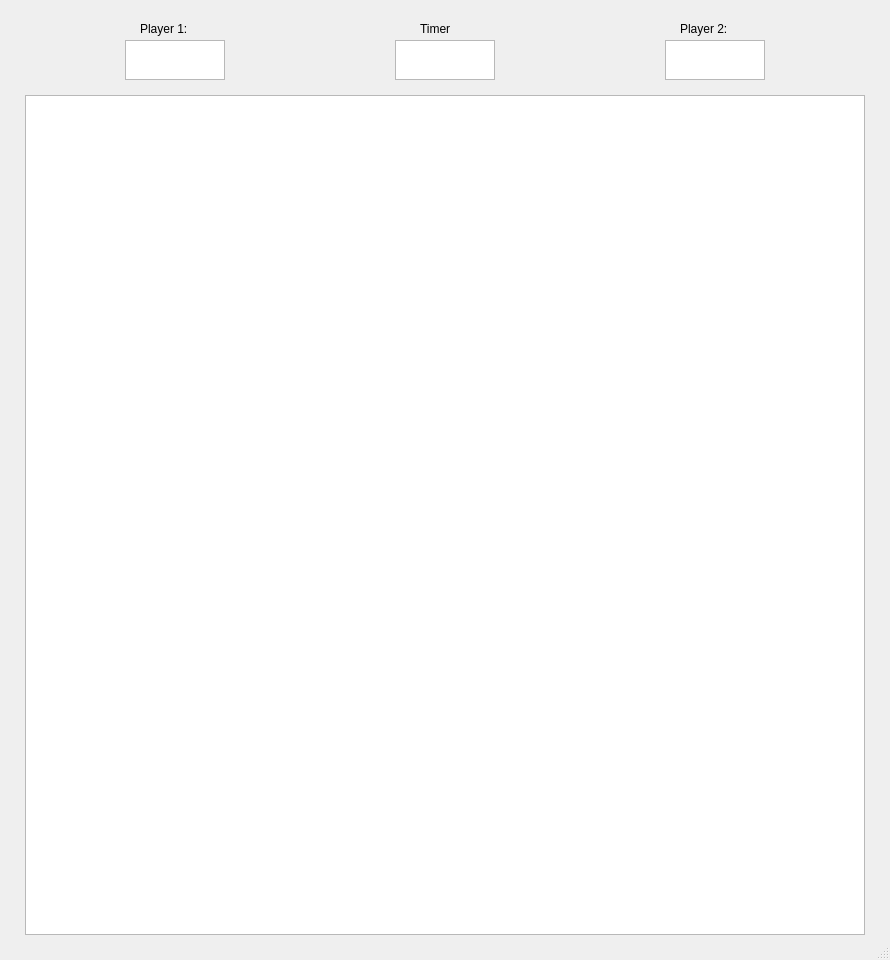
<?xml version="1.0" encoding="UTF-8"?>
<ui version="4.0">
 <class>MainWindow</class>
 <widget class="QMainWindow" name="MainWindow">
  <property name="geometry">
   <rect>
    <x>0</x>
    <y>0</y>
    <width>890</width>
    <height>960</height>
   </rect>
  </property>
  <property name="windowTitle">
   <string>MainWindow</string>
  </property>
  <widget class="QWidget" name="centralwidget">
   <widget class="QGraphicsView" name="graphicsView">
    <property name="geometry">
     <rect>
      <x>25</x>
      <y>95</y>
      <width>840</width>
      <height>840</height>
     </rect>
    </property>
   </widget>
   <widget class="QTextBrowser" name="textBrowser">
    <property name="geometry">
     <rect>
      <x>665</x>
      <y>40</y>
      <width>100</width>
      <height>40</height>
     </rect>
    </property>
   </widget>
   <widget class="QTextBrowser" name="textBrowser_2">
    <property name="geometry">
     <rect>
      <x>125</x>
      <y>40</y>
      <width>100</width>
      <height>40</height>
     </rect>
    </property>
   </widget>
   <widget class="QTextBrowser" name="textBrowser_3">
    <property name="geometry">
     <rect>
      <x>395</x>
      <y>40</y>
      <width>100</width>
      <height>40</height>
     </rect>
    </property>
   </widget>
   <widget class="QLabel" name="label">
    <property name="geometry">
     <rect>
      <x>140</x>
      <y>20</y>
      <width>67</width>
      <height>17</height>
     </rect>
    </property>
    <property name="text">
     <string>Player 1:</string>
    </property>
   </widget>
   <widget class="QLabel" name="label_2">
    <property name="geometry">
     <rect>
      <x>680</x>
      <y>20</y>
      <width>67</width>
      <height>17</height>
     </rect>
    </property>
    <property name="text">
     <string>Player 2:</string>
    </property>
   </widget>
   <widget class="QLabel" name="label_3">
    <property name="geometry">
     <rect>
      <x>420</x>
      <y>20</y>
      <width>41</width>
      <height>17</height>
     </rect>
    </property>
    <property name="text">
     <string>Timer</string>
    </property>
   </widget>
  </widget>
  <widget class="QMenuBar" name="menubar">
   <property name="geometry">
    <rect>
     <x>0</x>
     <y>0</y>
     <width>890</width>
     <height>22</height>
    </rect>
   </property>
  </widget>
  <widget class="QStatusBar" name="statusbar"/>
 </widget>
 <resources/>
 <connections/>
</ui>
